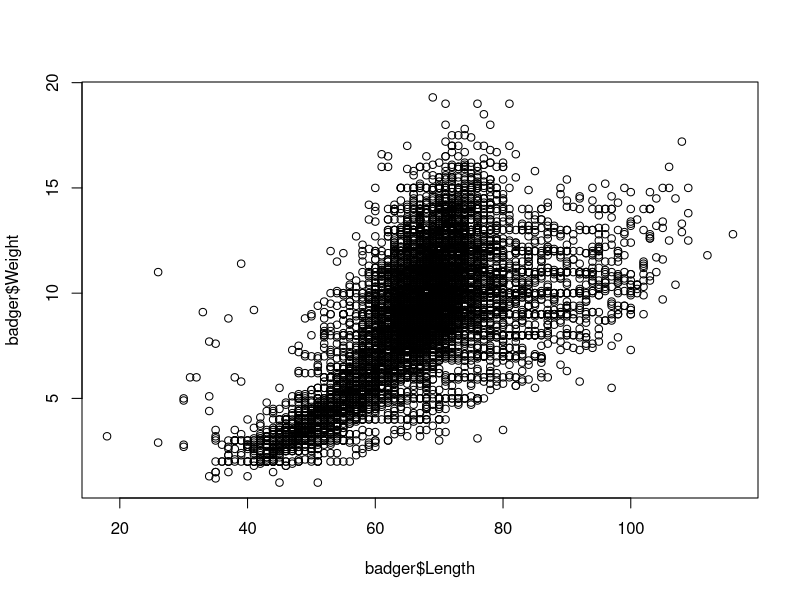
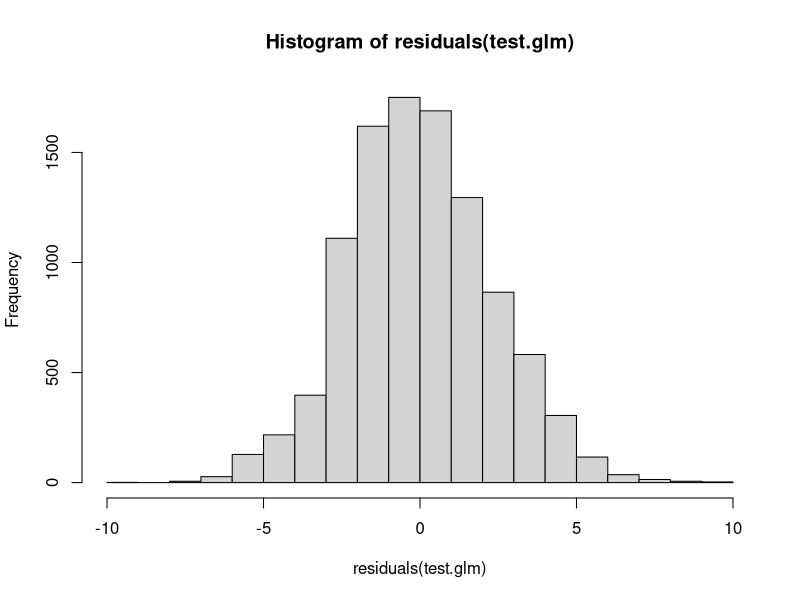
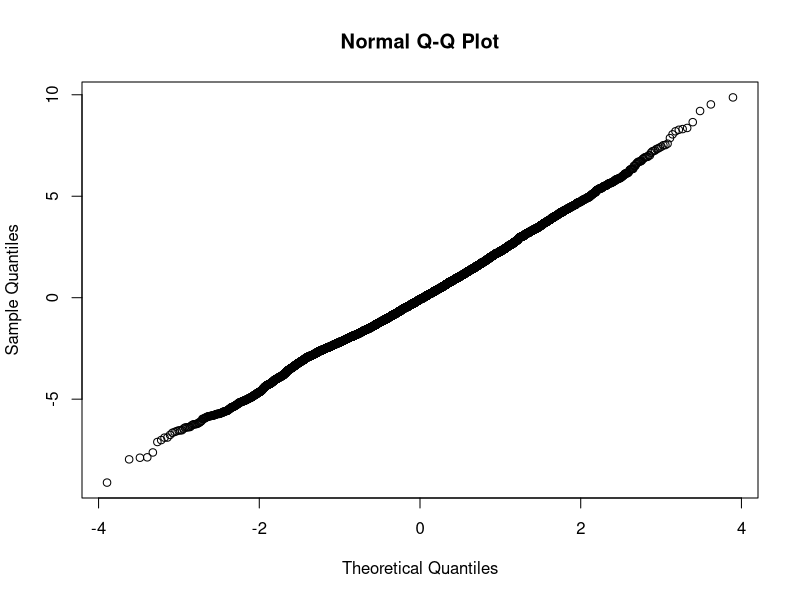

R code for these plots, in order: (Note: this script raises an error after producing the figures.)


# Badger  analysis 
# name: Sophie Carolan

# Nov 2021

# use this code to load the data 


wants <- c("ggfortify", "here", "nlme", "lattice","ggplot2")
has   <- wants %in% rownames(installed.packages())
if(any(!has)) install.packages(wants[!has])

#load library 

library(here)

# load data and check the top 6 rows. 

badger<-read.csv(here("Data", "bad4.csv"))
head(badger)



###### copy and past your code below here.......

library(nlme)
library(ggplot2)
library(lattice)

summary(badger)

# create a hypothesis --> define perceived relationship 
#Badger weight is dependent on badger length
#plot the response variable against the predictor
plot(badger$Length,badger$Weight )

#write the model into R
test.glm <- glm(Weight~Length, gaussian, badger)
summary(test.glm)

#assess error for model suitability
hist(residuals(test.glm)) #bell-shaped curved centered on zero formally
qqnorm(residuals(test.glm)) # should be a straight line

# new hypothesis
# sex will determine size
#plot
plot(badger$Sex, badger$Length)

sexvslengthplot <-ggplot(data= badger,aes(x= Sex, y=Length)) +geom_boxplot()
sexvslengthplot

new.glm<- glm(Weight ~Length + Age + Tooth, gaussian, badger)
summary(new.glm)

hist(residuals(new.glm))
qqnorm(residuals(new.glm))

# making a LME - Linear Mixed Effects Model ####

install.packages("nlme")

library(nlme)
library(ggplot2)

#creating the plot
ggplot(badger,aes(Weight, Length, group=Area)) +
  geom_point(aes(color=Area))+
  geom_smooth(method="lm")

#create the plot with facets
ggplot(badger,aes(Weight, Length, group=Area)) +
  geom_point()+
  facet_wrap(.~Area)

#can group the data 
#the model requires grouping to be specified - so set group structure
badgerG<-groupedData(Weight ~ Length | Area, badger)
#badgerList <- lmList(Weight ~Length|Area, badger)

#grouping structure can be visualised using the package "lattice' 
#does the same as ggplot but was an older version
library(lattice)
xyplot(Weight ~Length|Area, data=badger, type=c("p","smooth"))


#mixed model is compiled using the lme function rather than the glm function as there are some NA values in the dataset na.action is set to na.exclude
model_lme<-lme(Weight ~Length + Sex, random = ~1|Area, data =badgerG, na.action=na.exclude)
summary(model_lme)

#residuals can be plotted in a number of different ways to visualise the model assumptions

res_lme=residuals(model_lme)
plot(res_lme)

qqnorm(res_lme)
qqline(res_lme)

plot(model_lme)
#same as
plot(model_lme, resid(.) ~Length, albine =0)

qqnorm(model_lme, ~resid(.), id=0.10, cex=0.7)

qqnorm(model_lme, ~ranef(.), id=0.10, cex=0.7)

plot(ranef(model_lme))

